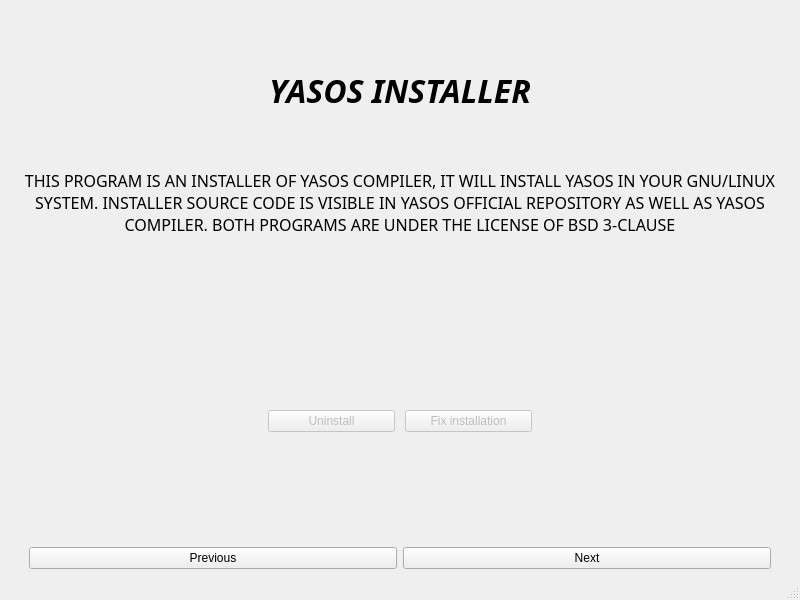
<?xml version="1.0" encoding="UTF-8"?>
<ui version="4.0">
 <class>MainWindow</class>
 <widget class="QMainWindow" name="MainWindow">
  <property name="geometry">
   <rect>
    <x>0</x>
    <y>0</y>
    <width>800</width>
    <height>600</height>
   </rect>
  </property>
  <property name="windowTitle">
   <string>MainWindow</string>
  </property>
  <widget class="QWidget" name="centralwidget">
   <layout class="QVBoxLayout" name="verticalLayout_2">
    <item>
     <widget class="QStackedWidget" name="stackedWidget">
      <widget class="QWidget" name="page">
       <layout class="QVBoxLayout" name="verticalLayout_4">
        <item>
         <layout class="QVBoxLayout" name="verticalLayout_3">
          <property name="topMargin">
           <number>50</number>
          </property>
          <item>
           <widget class="QLabel" name="label">
            <property name="sizePolicy">
             <sizepolicy hsizetype="Preferred" vsizetype="Preferred">
              <horstretch>0</horstretch>
              <verstretch>0</verstretch>
             </sizepolicy>
            </property>
            <property name="font">
             <font>
              <family>Noto Sans</family>
              <pointsize>24</pointsize>
              <italic>true</italic>
              <bold>true</bold>
             </font>
            </property>
            <property name="text">
             <string>YASOS INSTALLER</string>
            </property>
            <property name="alignment">
             <set>Qt::AlignmentFlag::AlignHCenter|Qt::AlignmentFlag::AlignTop</set>
            </property>
           </widget>
          </item>
          <item>
           <layout class="QVBoxLayout" name="verticalLayout">
            <property name="spacing">
             <number>10</number>
            </property>
            <property name="topMargin">
             <number>50</number>
            </property>
            <property name="bottomMargin">
             <number>100</number>
            </property>
            <item>
             <widget class="QLabel" name="label_2">
              <property name="sizePolicy">
               <sizepolicy hsizetype="Preferred" vsizetype="Expanding">
                <horstretch>0</horstretch>
                <verstretch>0</verstretch>
               </sizepolicy>
              </property>
              <property name="font">
               <font>
                <family>Noto Sans</family>
                <pointsize>12</pointsize>
               </font>
              </property>
              <property name="text">
               <string>THIS PROGRAM IS AN INSTALLER OF YASOS COMPILER, IT WILL INSTALL YASOS IN YOUR GNU/LINUX SYSTEM. INSTALLER SOURCE CODE IS VISIBLE IN YASOS OFFICIAL REPOSITORY AS WELL AS YASOS COMPILER. BOTH PROGRAMS ARE UNDER THE LICENSE OF BSD 3-CLAUSE</string>
              </property>
              <property name="alignment">
               <set>Qt::AlignmentFlag::AlignHCenter|Qt::AlignmentFlag::AlignTop</set>
              </property>
              <property name="wordWrap">
               <bool>true</bool>
              </property>
             </widget>
            </item>
            <item>
             <layout class="QHBoxLayout" name="horizontalLayout_2">
              <property name="leftMargin">
               <number>250</number>
              </property>
              <property name="rightMargin">
               <number>250</number>
              </property>
              <item>
               <widget class="QPushButton" name="uninstallButton">
                <property name="enabled">
                 <bool>false</bool>
                </property>
                <property name="text">
                 <string>Uninstall</string>
                </property>
               </widget>
              </item>
              <item>
               <widget class="QPushButton" name="fixButton">
                <property name="enabled">
                 <bool>false</bool>
                </property>
                <property name="sizePolicy">
                 <sizepolicy hsizetype="Minimum" vsizetype="Fixed">
                  <horstretch>0</horstretch>
                  <verstretch>0</verstretch>
                 </sizepolicy>
                </property>
                <property name="text">
                 <string>Fix installation</string>
                </property>
               </widget>
              </item>
             </layout>
            </item>
           </layout>
          </item>
         </layout>
        </item>
       </layout>
      </widget>
      <widget class="QWidget" name="page_2">
       <property name="enabled">
        <bool>true</bool>
       </property>
       <widget class="QWidget" name="verticalLayoutWidget_2">
        <property name="geometry">
         <rect>
          <x>0</x>
          <y>0</y>
          <width>781</width>
          <height>491</height>
         </rect>
        </property>
        <layout class="QVBoxLayout" name="verticalLayout_5">
         <property name="topMargin">
          <number>20</number>
         </property>
         <item>
          <widget class="QLabel" name="label_3">
           <property name="font">
            <font>
             <family>Noto Sans</family>
             <pointsize>16</pointsize>
             <italic>false</italic>
             <bold>true</bold>
            </font>
           </property>
           <property name="text">
            <string>BSD 3-CLAUSE LICENSE</string>
           </property>
           <property name="alignment">
            <set>Qt::AlignmentFlag::AlignHCenter|Qt::AlignmentFlag::AlignTop</set>
           </property>
          </widget>
         </item>
         <item>
          <widget class="QTextBrowser" name="textBrowser">
           <property name="html">
            <string>&lt;!DOCTYPE HTML PUBLIC &quot;-//W3C//DTD HTML 4.0//EN&quot; &quot;http://www.w3.org/TR/REC-html40/strict.dtd&quot;&gt;
&lt;html&gt;&lt;head&gt;&lt;meta name=&quot;qrichtext&quot; content=&quot;1&quot; /&gt;&lt;meta charset=&quot;utf-8&quot; /&gt;&lt;style type=&quot;text/css&quot;&gt;
p, li { white-space: pre-wrap; }
hr { height: 1px; border-width: 0; }
li.unchecked::marker { content: &quot;\2610&quot;; }
li.checked::marker { content: &quot;\2612&quot;; }
&lt;/style&gt;&lt;/head&gt;&lt;body style=&quot; font-family:'Adwaita Sans'; font-size:11pt; font-weight:400; font-style:normal;&quot;&gt;
&lt;p style=&quot; margin-top:0px; margin-bottom:0px; margin-left:0px; margin-right:0px; -qt-block-indent:0; text-indent:0px;&quot;&gt;BSD 3-Clause License&lt;/p&gt;
&lt;p style=&quot;-qt-paragraph-type:empty; margin-top:0px; margin-bottom:0px; margin-left:0px; margin-right:0px; -qt-block-indent:0; text-indent:0px;&quot;&gt;&lt;br /&gt;&lt;/p&gt;
&lt;p style=&quot; margin-top:0px; margin-bottom:0px; margin-left:0px; margin-right:0px; -qt-block-indent:0; text-indent:0px;&quot;&gt;Copyright (c) 2025-2026, Samuel Jorge Fra&lt;/p&gt;
&lt;p style=&quot;-qt-paragraph-type:empty; margin-top:0px; margin-bottom:0px; margin-left:0px; margin-right:0px; -qt-block-indent:0; text-indent:0px;&quot;&gt;&lt;br /&gt;&lt;/p&gt;
&lt;p style=&quot; margin-top:0px; margin-bottom:0px; margin-left:0px; margin-right:0px; -qt-block-indent:0; text-indent:0px;&quot;&gt;Redistribution and use in source and binary forms, with or without&lt;/p&gt;
&lt;p style=&quot; margin-top:0px; margin-bottom:0px; margin-left:0px; margin-right:0px; -qt-block-indent:0; text-indent:0px;&quot;&gt;modification, are permitted provided that the following conditions are met:&lt;/p&gt;
&lt;p style=&quot;-qt-paragraph-type:empty; margin-top:0px; margin-bottom:0px; margin-left:0px; margin-right:0px; -qt-block-indent:0; text-indent:0px;&quot;&gt;&lt;br /&gt;&lt;/p&gt;
&lt;p style=&quot; margin-top:0px; margin-bottom:0px; margin-left:0px; margin-right:0px; -qt-block-indent:0; text-indent:0px;&quot;&gt;1. Redistributions of source code must retain the above copyright notice, this&lt;/p&gt;
&lt;p style=&quot; margin-top:0px; margin-bottom:0px; margin-left:0px; margin-right:0px; -qt-block-indent:0; text-indent:0px;&quot;&gt;   list of conditions and the following disclaimer.&lt;/p&gt;
&lt;p style=&quot;-qt-paragraph-type:empty; margin-top:0px; margin-bottom:0px; margin-left:0px; margin-right:0px; -qt-block-indent:0; text-indent:0px;&quot;&gt;&lt;br /&gt;&lt;/p&gt;
&lt;p style=&quot; margin-top:0px; margin-bottom:0px; margin-left:0px; margin-right:0px; -qt-block-indent:0; text-indent:0px;&quot;&gt;2. Redistributions in binary form must reproduce the above copyright notice,&lt;/p&gt;
&lt;p style=&quot; margin-top:0px; margin-bottom:0px; margin-left:0px; margin-right:0px; -qt-block-indent:0; text-indent:0px;&quot;&gt;   this list of conditions and the following disclaimer in the documentation&lt;/p&gt;
&lt;p style=&quot; margin-top:0px; margin-bottom:0px; margin-left:0px; margin-right:0px; -qt-block-indent:0; text-indent:0px;&quot;&gt;   and/or other materials provided with the distribution.&lt;/p&gt;
&lt;p style=&quot;-qt-paragraph-type:empty; margin-top:0px; margin-bottom:0px; margin-left:0px; margin-right:0px; -qt-block-indent:0; text-indent:0px;&quot;&gt;&lt;br /&gt;&lt;/p&gt;
&lt;p style=&quot; margin-top:0px; margin-bottom:0px; margin-left:0px; margin-right:0px; -qt-block-indent:0; text-indent:0px;&quot;&gt;3. Neither the name of the copyright holder nor the names of its&lt;/p&gt;
&lt;p style=&quot; margin-top:0px; margin-bottom:0px; margin-left:0px; margin-right:0px; -qt-block-indent:0; text-indent:0px;&quot;&gt;   contributors may be used to endorse or promote products derived from&lt;/p&gt;
&lt;p style=&quot; margin-top:0px; margin-bottom:0px; margin-left:0px; margin-right:0px; -qt-block-indent:0; text-indent:0px;&quot;&gt;   this software without specific prior written permission.&lt;/p&gt;
&lt;p style=&quot;-qt-paragraph-type:empty; margin-top:0px; margin-bottom:0px; margin-left:0px; margin-right:0px; -qt-block-indent:0; text-indent:0px;&quot;&gt;&lt;br /&gt;&lt;/p&gt;
&lt;p style=&quot; margin-top:0px; margin-bottom:0px; margin-left:0px; margin-right:0px; -qt-block-indent:0; text-indent:0px;&quot;&gt;THIS SOFTWARE IS PROVIDED BY THE COPYRIGHT HOLDERS AND CONTRIBUTORS &amp;quot;AS IS&amp;quot;&lt;/p&gt;
&lt;p style=&quot; margin-top:0px; margin-bottom:0px; margin-left:0px; margin-right:0px; -qt-block-indent:0; text-indent:0px;&quot;&gt;AND ANY EXPRESS OR IMPLIED WARRANTIES, INCLUDING, BUT NOT LIMITED TO, THE&lt;/p&gt;
&lt;p style=&quot; margin-top:0px; margin-bottom:0px; margin-left:0px; margin-right:0px; -qt-block-indent:0; text-indent:0px;&quot;&gt;IMPLIED WARRANTIES OF MERCHANTABILITY AND FITNESS FOR A PARTICULAR PURPOSE ARE&lt;/p&gt;
&lt;p style=&quot; margin-top:0px; margin-bottom:0px; margin-left:0px; margin-right:0px; -qt-block-indent:0; text-indent:0px;&quot;&gt;DISCLAIMED. IN NO EVENT SHALL THE COPYRIGHT HOLDER OR CONTRIBUTORS BE LIABLE&lt;/p&gt;
&lt;p style=&quot; margin-top:0px; margin-bottom:0px; margin-left:0px; margin-right:0px; -qt-block-indent:0; text-indent:0px;&quot;&gt;FOR ANY DIRECT, INDIRECT, INCIDENTAL, SPECIAL, EXEMPLARY, OR CONSEQUENTIAL&lt;/p&gt;
&lt;p style=&quot; margin-top:0px; margin-bottom:0px; margin-left:0px; margin-right:0px; -qt-block-indent:0; text-indent:0px;&quot;&gt;DAMAGES (INCLUDING, BUT NOT LIMITED TO, PROCUREMENT OF SUBSTITUTE GOODS OR&lt;/p&gt;
&lt;p style=&quot; margin-top:0px; margin-bottom:0px; margin-left:0px; margin-right:0px; -qt-block-indent:0; text-indent:0px;&quot;&gt;SERVICES; LOSS OF USE, DATA, OR PROFITS; OR BUSINESS INTERRUPTION) HOWEVER&lt;/p&gt;
&lt;p style=&quot; margin-top:0px; margin-bottom:0px; margin-left:0px; margin-right:0px; -qt-block-indent:0; text-indent:0px;&quot;&gt;CAUSED AND ON ANY THEORY OF LIABILITY, WHETHER IN CONTRACT, STRICT LIABILITY,&lt;/p&gt;
&lt;p style=&quot; margin-top:0px; margin-bottom:0px; margin-left:0px; margin-right:0px; -qt-block-indent:0; text-indent:0px;&quot;&gt;OR TORT (INCLUDING NEGLIGENCE OR OTHERWISE) ARISING IN ANY WAY OUT OF THE USE&lt;/p&gt;
&lt;p style=&quot; margin-top:0px; margin-bottom:0px; margin-left:0px; margin-right:0px; -qt-block-indent:0; text-indent:0px;&quot;&gt;OF THIS SOFTWARE, EVEN IF ADVISED OF THE POSSIBILITY OF SUCH DAMAGE.&lt;/p&gt;
&lt;p style=&quot;-qt-paragraph-type:empty; margin-top:0px; margin-bottom:0px; margin-left:0px; margin-right:0px; -qt-block-indent:0; text-indent:0px;&quot;&gt;&lt;br /&gt;&lt;/p&gt;&lt;/body&gt;&lt;/html&gt;</string>
           </property>
          </widget>
         </item>
         <item>
          <widget class="QCheckBox" name="checkBox">
           <property name="text">
            <string>I accept the license terms</string>
           </property>
          </widget>
         </item>
        </layout>
       </widget>
      </widget>
      <widget class="QWidget" name="page_3">
       <widget class="QWidget" name="verticalLayoutWidget_3">
        <property name="geometry">
         <rect>
          <x>10</x>
          <y>10</y>
          <width>771</width>
          <height>481</height>
         </rect>
        </property>
        <layout class="QVBoxLayout" name="verticalLayout_6">
         <item>
          <widget class="QLabel" name="installLabel">
           <property name="font">
            <font>
             <family>Noto Sans</family>
             <pointsize>24</pointsize>
             <bold>true</bold>
            </font>
           </property>
           <property name="text">
            <string>Installing...</string>
           </property>
           <property name="alignment">
            <set>Qt::AlignmentFlag::AlignCenter</set>
           </property>
          </widget>
         </item>
        </layout>
       </widget>
      </widget>
      <widget class="QWidget" name="page_4">
       <widget class="QWidget" name="verticalLayoutWidget_4">
        <property name="geometry">
         <rect>
          <x>0</x>
          <y>0</y>
          <width>781</width>
          <height>491</height>
         </rect>
        </property>
        <layout class="QVBoxLayout" name="verticalLayout_7"/>
       </widget>
       <widget class="QLabel" name="uninstallLabel">
        <property name="geometry">
         <rect>
          <x>20</x>
          <y>20</y>
          <width>769</width>
          <height>479</height>
         </rect>
        </property>
        <property name="font">
         <font>
          <family>Noto Sans</family>
          <pointsize>24</pointsize>
          <bold>true</bold>
         </font>
        </property>
        <property name="text">
         <string>Uninstalling...</string>
        </property>
        <property name="alignment">
         <set>Qt::AlignmentFlag::AlignCenter</set>
        </property>
       </widget>
      </widget>
     </widget>
    </item>
    <item>
     <layout class="QHBoxLayout" name="horizontalLayout">
      <property name="leftMargin">
       <number>20</number>
      </property>
      <property name="rightMargin">
       <number>20</number>
      </property>
      <item>
       <widget class="QPushButton" name="previousButton">
        <property name="text">
         <string>Previous</string>
        </property>
       </widget>
      </item>
      <item>
       <widget class="QPushButton" name="nextButton">
        <property name="text">
         <string>Next</string>
        </property>
       </widget>
      </item>
     </layout>
    </item>
   </layout>
  </widget>
  <widget class="QMenuBar" name="menubar">
   <property name="geometry">
    <rect>
     <x>0</x>
     <y>0</y>
     <width>800</width>
     <height>24</height>
    </rect>
   </property>
  </widget>
  <widget class="QStatusBar" name="statusbar"/>
 </widget>
 <resources/>
 <connections/>
</ui>
